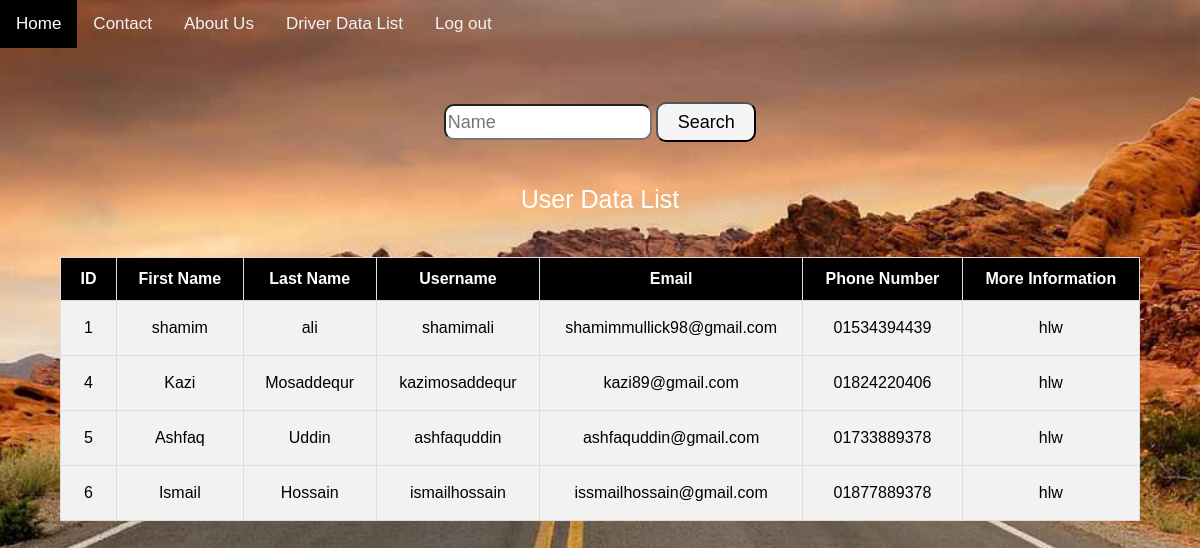
/admin.php (signed in), run on the app's committed database.
### tables this page shows
CREATE TABLE `users` (
  `user_id` int(11) NOT NULL,
  `firstname` char(30) NOT NULL,
  `lastname` char(30) NOT NULL,
  `username` varchar(30) DEFAULT NULL,
  `email` varchar(50) DEFAULT NULL,
  `password` varchar(64) DEFAULT NULL,
  `phonenumber` char(15) DEFAULT NULL,
  `moreinformation` varchar(300) DEFAULT NULL
);

### admin.php (the view, shortened to what this page needs)
<?php
include('connection.php');
?>
<!DOCTYPE html>
<html>
<head>
  <div class="topnav">
  <a class="active" href="index.php">Home</a>
  <a href="New%20addition/contact_us_email_enabled/contact_us.php">Contact</a>
  <a href="about_us.php">About Us</a>
  <a href="driver_list.php">Driver Data List</a>
  <a href="logout.php">Log out</a>
</div>
  <link rel="stylesheet" type="text/css" href="css/as.css">
</head>
<body>
<br><br><br>
<div align="center">
  <form method="POST">
      <input id="first" type="text" name="firstname" style="font-size: 18px; width: 200px; height: 30px; border-radius: 10px;" placeholder="Name"  autofocus required />
       <input name="sub" type="submit" value="Search" style="background-color:whitesmoke;font-size:18px;border-radius: 10px;width: 100px;height: 40px;" />
</form>
<div>
  <br>
<p align="center" style="font-family: sans-serif; font-size: 25px; color: white;">User Data List</p>
<br>
<table id="customers" style="margin: 0px auto;">
  <tr>
    <th>ID</th>
    <th>First Name</th>
    <th>Last Name</th>
    <th>Username</th>
    <th>Email</th>
    <th>Phone Number</th>
    <th>More Information</th>
  </tr>
  <?php
$q=$db->query("SELECT * FROM users");
while ($p=$q->fetch(PDO::FETCH_OBJ)) {
  ?>
    <tr>
    <td><?= $p->user_id; ?></td>
    <td><?= $p->firstname; ?></td>
    <td><?= $p->lastname; ?></td>
    <td><?= $p->username; ?></td>
    <td><?= $p->email; ?></td>
    <td><?= $p->phonenumber; ?></td>
    <td><?= $p->moreinformation; ?></td>
  </tr>
  <?php
}
   ?>
 </table>
</div>
</body>
</html>

### css/as.css (style rules this page uses)
body { margin: 0; font-family: Arial, Helvetica, sans-serif; background-image:url("../2.jpg"); background-size: cover; }
.topnav { overflow: hidden; background-color:transparent; }
.topnav a { float: left; color: #f2f2f2; text-align: center; padding: 14px 16px; text-decoration: none; font-size: 17px; }
.topnav a.active { background-color: black; color: white; }
#customers { font-family:sans-serif; border-collapse: collapse; width: 90%; margin: 4px; text-align: center; }
#customers td, #customers th { border: 1px solid #ddd; padding: 18px; background-color: #f2f2f2 ; }
#customers th { padding-top: 12px; padding-bottom: 12px; text-align: center; background-color: #000000; color: white; }

### data on the page
users: user_id "1", firstname "shamim", lastname "ali", username "shamimali", email "shamimmullick98@gmail.com", phonenumber "01534394439", moreinformation "hlw"
users: user_id "4", firstname "Kazi", lastname "Mosaddequr", username "kazimosaddequr", email "kazi89@gmail.com", phonenumber "01824220406", moreinformation "hlw"
users: user_id "5", firstname "Ashfaq", lastname "Uddin", username "ashfaquddin", email "ashfaquddin@gmail.com", phonenumber "01733889378", moreinformation "hlw"
users: user_id "6", firstname "Ismail", lastname "Hossain", username "ismailhossain", email "issmailhossain@gmail.com", phonenumber "01877889378", moreinformation "hlw"
